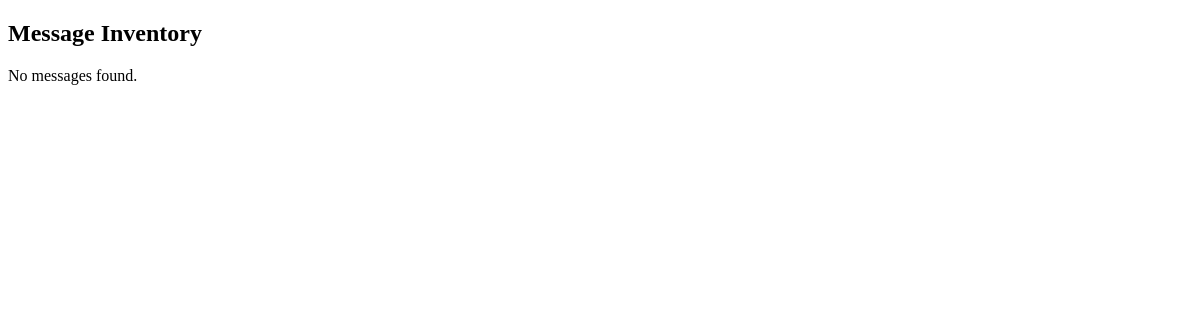
Before: /admin_messages with the older database file.
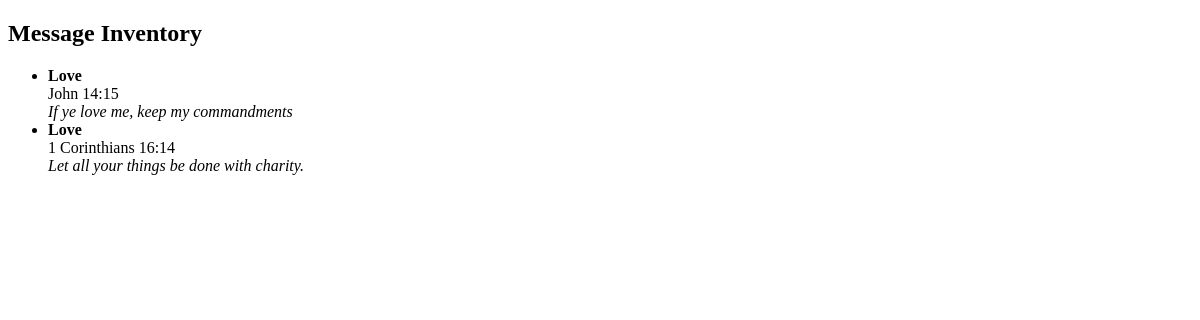
After: the same page with the newer database file.
### tables this page shows
CREATE TABLE message_inventory (
id INTEGER PRIMARY KEY AUTOINCREMENT,
   category text,
    reference text,
    class text
);

### app.py (the view)
@app.route("/admin_messages")
def admin_messages():
    with get_connection() as conn:
        c = conn.cursor()
        c.execute("SELECT id,  category, reference, class FROM message_inventory ORDER BY category, reference DESC")
        rows = c.fetchall()
    return render_template("admin_messages.html", messages=rows)

### utils/db.py (called while the page is built)
def get_connection():
    return sqlite3.connect(DB_FILE)

### templates/admin_messages.html (shortened to what this page needs)
<!DOCTYPE html>
<html>
<head>
</head>
<body>
    <h2>Message Inventory</h2>
    {% if messages %}
        <ul>
        {% for msg in messages %}
            <li>
                <strong>{{ msg[1] }}</strong><br>
                {{ msg[2] }}<br>
                <em>{{ msg[3] }}</em>
            </li>
        {% endfor %}
        </ul>
    {% else %}
        <p>No messages found.</p>
    {% endif %}
</body>
</html>

Changed rows visible on the page:
added message_inventory: category "Love", reference "John 14:15", class "If ye love me, keep my commandments"
added message_inventory: category "Love", reference "1 Corinthians 16:14", class "Let all your things be done with charity."
Other visible differences:
text no longer shown: "No messages found."
